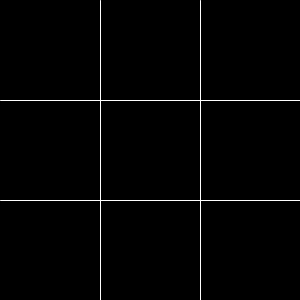
Frame 1 (no input)
Frame 60 (the mouse pressed at the canvas centre just before this capture): identical to frame 1, image omitted
Frame 120 (the mouse held since frame 60 and released just before this capture): identical to frame 1, image omitted

The Processing sketch that drew this single still picture (run headless with seeded random() and noise(); from frame 60 on, the mouse is pressed at the canvas centre):

// Processing sketch: tic_tac_toe_direct
// ── tic_tac_toe_direct.pde
int cellWidth = 100;              // largeur des cases
char player = 'X';                // player est "X" ou "O"
String cells = "         ";       // string contenant des " " ou "X" ou "O"
                                  // chaque caractère représente une case
                                  // voici les index des caractères
                                  // positionnés dans les cases correspondants
                                  //  0  1  2
                                  //  3  4  5
                                  //  6  7  8
char winner = ' ';                // le gagnant "X" ou "O" ou " " s'il n'y a pas de gagnant

// appelé par processing au démarrage
void setup() {
  size(300, 300);
  background(0);
  stroke(255);
  // dessine les cases
  for (int i = cellWidth; i < width; i += cellWidth) {
    line(i, 0, i, height);
    line(0, i, width, i);
  }
  textAlign(CENTER, CENTER);
}

// appelé par processing 60x par seconde
// nécessaire même si vide (secret de processing)
void draw() {
}

// appalé par processing lorsque la souris est pressée
void mousePressed() {
  // réinitialise l'application si match nul
  if (winner != ' ') {
    winner = ' ';
    background(0);
    stroke(255);
    // dessine les cases
    for (int i = cellWidth; i < width; i += cellWidth) {
      line(i, 0, i, height);
      line(0, i, width, i); //<>//
    }
  }
  
  // calcule les index à partir de la position de la souris
  int indexX = mouseX / cellWidth;        // index de la colonne (x)
  int indexY = mouseY / cellWidth;        // index de la ligne (y)
  int cellIndex = indexX + indexY * 3;    // index de la String cells

  // si la case est vide
  if (cells.charAt(cellIndex) == ' ') {
    // dessine la case
    textSize(80);
    fill(255);
    text(player, cellWidth * (indexX + 0.5), cellWidth * (indexY + 0.5) - 10);
    cells = cells.substring(0, cellIndex) + player + cells.substring(cellIndex + 1);
    player = (player == 'X') ? 'O' : 'X';    
  }
  
  // vérifie le match nul
  if (! cells.contains(" ")) {
    // affiche match nul
    fill(0, 0, 0, 180);
    rect(0, 100, width, 100);
    textSize(50);
    fill(0, 0, 255);
    text("match nul", width / 2, height / 2);
  }

  // vérifie si un joueur a gagné
  for (int i = 0; i < 3; ++i) {
    // lignes
    if (cells.charAt(i * 3) != ' ' && cells.charAt(i * 3) == cells.charAt(1 + i * 3) && cells.charAt(i * 3) == cells.charAt(2 + i * 3)) winner = cells.charAt(i * 3);
    // colonnes
    if (cells.charAt(i) != ' ' && cells.charAt(i) == cells.charAt(i + 3) && cells.charAt(i) == cells.charAt(i + 6)) winner = cells.charAt(i);
  }
  // diagonales
  if (cells.charAt(0) != ' ' && cells.charAt(0) == cells.charAt(5) && cells.charAt(0) == cells.charAt(8)) winner = cells.charAt(0);
  if (cells.charAt(2) != ' ' && cells.charAt(2) == cells.charAt(4) && cells.charAt(2) == cells.charAt(6)) winner = cells.charAt(2);

  // si un joueur a gagné
  if (winner != ' ') {
      // affiche le "nom" du gagant
      fill(0, 0, 0, 180);
      rect(0, 100, width, 100);
      textSize(50);
      fill(0, 0, 255);
      text(winner + " a gagné", width / 2, height / 2);
  }
}
